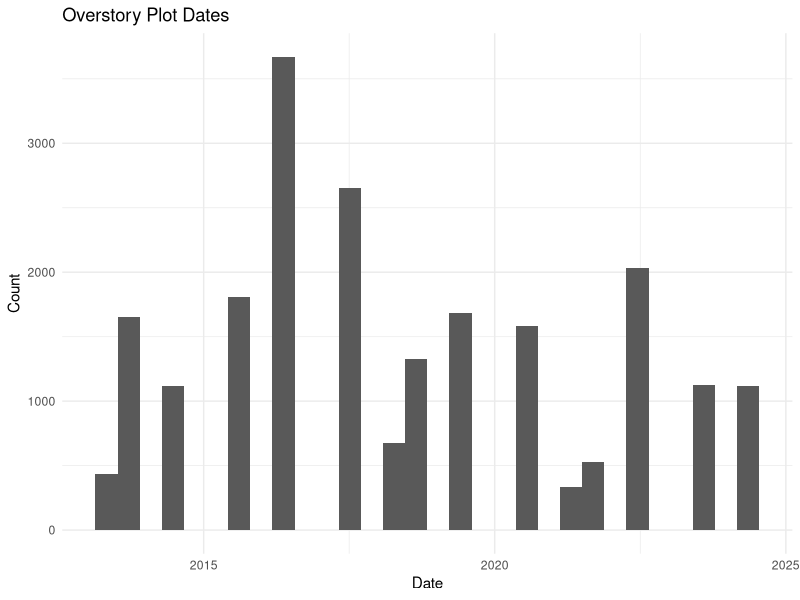
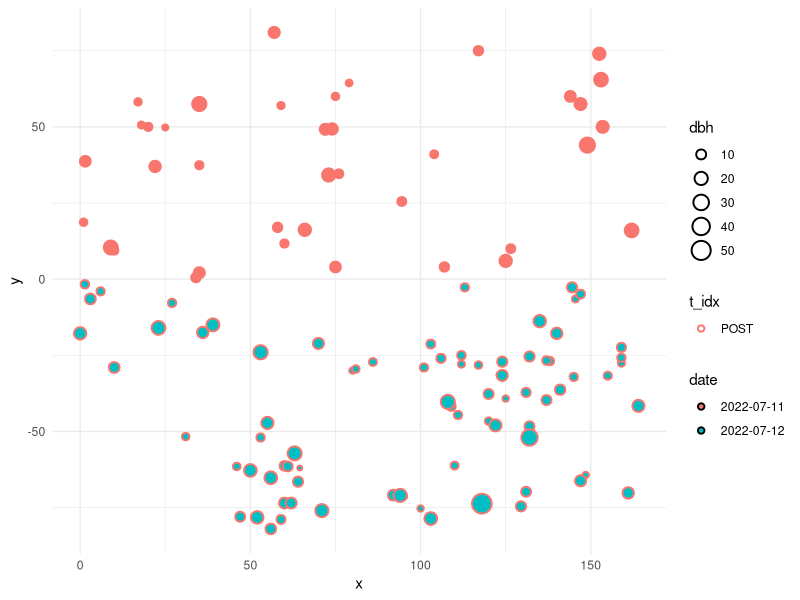
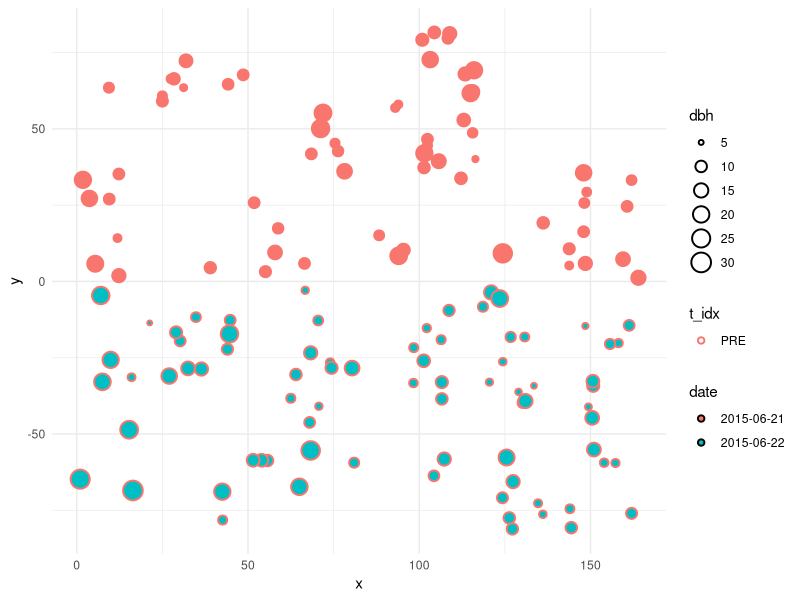
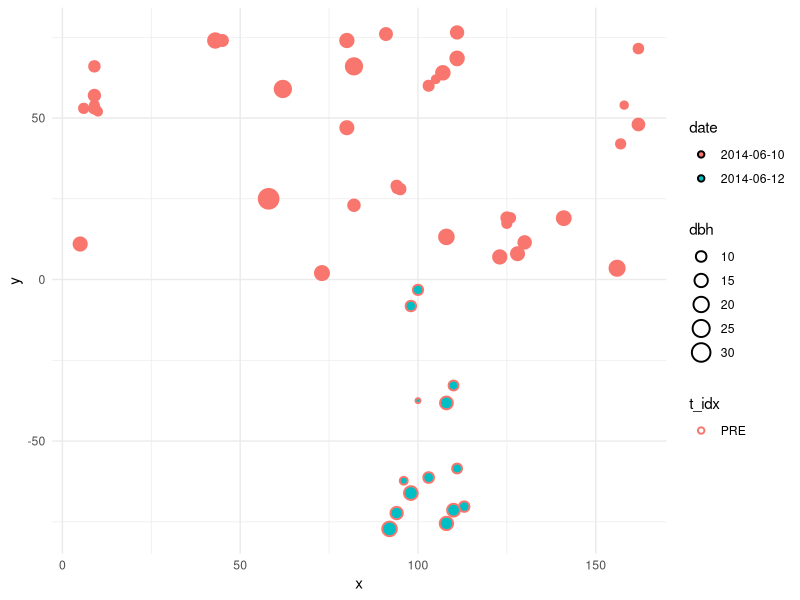
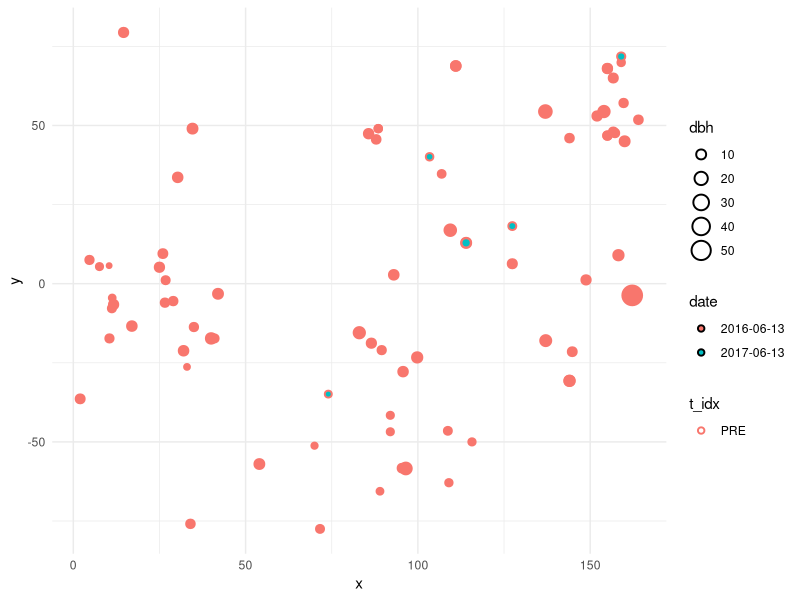
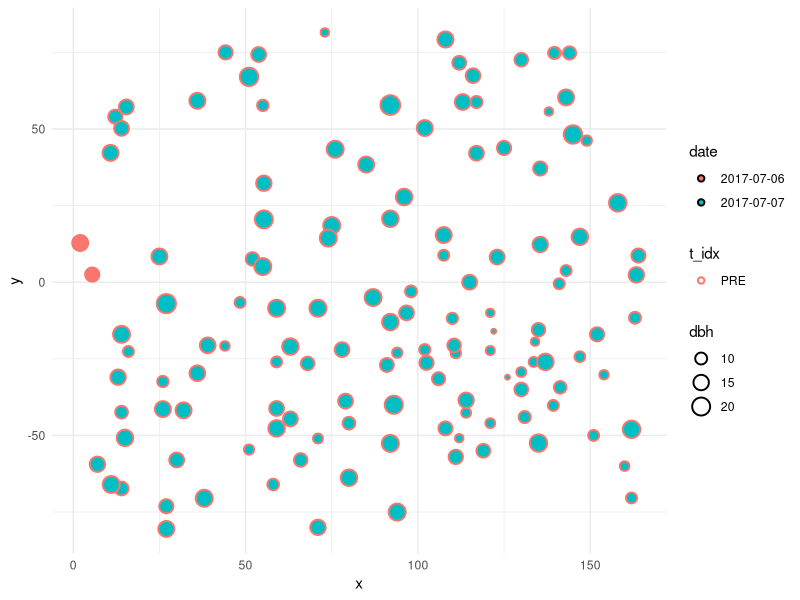
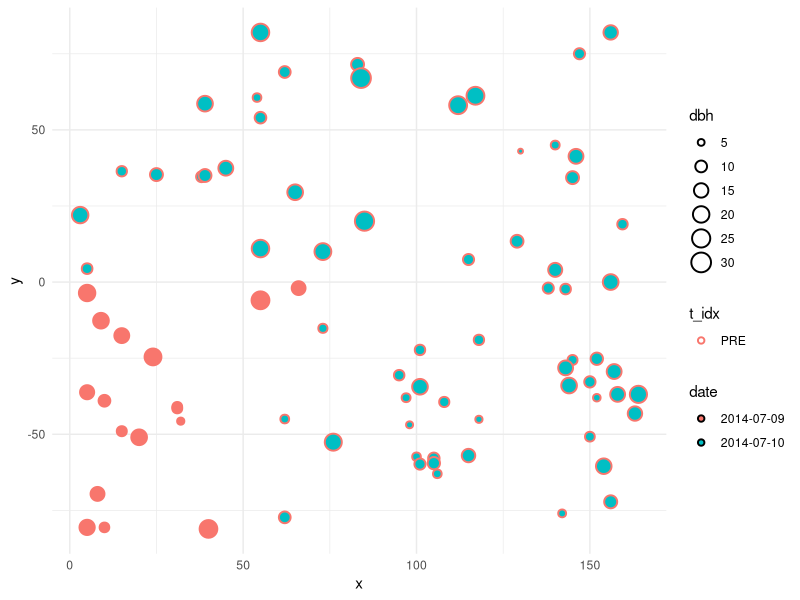
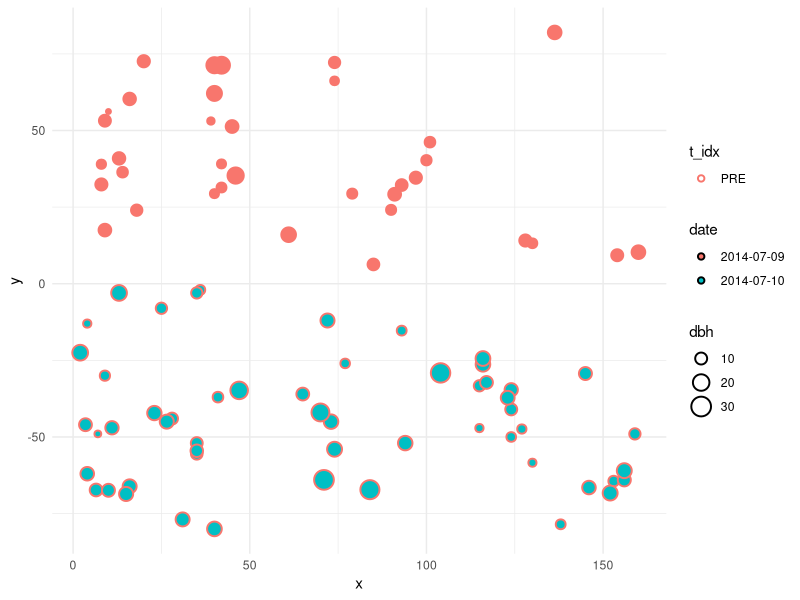

Recreate these plots in R, in order. (Note: this script raises an error after producing the figures.)
# investigate overstory plot data to check for accidental "half-plot" measures

library(tidyverse)
library(magrittr)
library(viridis)
library(crayon)
library(readxl)
d <- read_excel("raw/RA_data_Master_20250224.xlsx", sheet = "Overstory") %>%
  # tidy names
  set_names(c("date", "t_idx", "id", "plot_type", "midline_dist", "s_dist",
              "n_dist", "species", "status", "damage1", "damage2", "dbh",
              "cbh_class", "standing_class", "field_notes", "entry_notes",
              "changed"))

# check dates ####
d %>% filter(is.na(date) | is.null(date)) # no na or null, good
# histogram shows no unusual values
d %>% ggplot(aes(x = date)) +
  geom_histogram() +
  # scale_x_date(date_labels = "%Y-%m-%d") +
  labs(title = "Overstory Plot Dates",
       x = "Date",
       y = "Count") +
  theme_minimal()

# check that all dates are the same for each t_idx and id
foo <- d %>%
  # count number of records in each group
  group_by(t_idx, id, date) %>%
  summarise(count = n(), .groups = "keep") %>%
  arrange(id, count)
print(foo, n = nrow(foo)) # multiple pre- and post- visits for some plots
print(foo %>% arrange(count), n = nrow(foo)) # a few very low tree counts

# low counts may be instances of one plot visit split across multiple days
d %>% filter(t_idx == "PRE", id == "RA2500", date == as.Date("2017-07-06"))
d %>% filter(t_idx == "PRE", id == "RA2500", date == as.Date("2017-07-07"))

# examine carefully to group dates where necessary:
for (i in seq_along(unique(foo$id))) {
  plot <- foo %>% filter(id == unique(d$id)[i])
  cat(blue(paste(i, unique(foo$id)[i]), "\n"))
  print(plot %>% arrange(date), n = nrow(plot))
}
# issues:
date_issues <- c("L23", "RA1210", "RA219", "RA2300", "RA2500",
                 "RA271", "RA410")
for (i in seq_along(date_issues)) {
  plot <- foo %>% filter(id == date_issues[i])
  cat(blue(paste(i, date_issues[i]), "\n"))
  print(plot %>% arrange(date), n = nrow(plot))
}

# prep and plot all tree data by date
treemap <- function(data) {
  data %>%
    # drop unneeded columns
    select(date, id, t_idx, midline_dist, s_dist, n_dist, dbh) %>%
    mutate(# convert n_dist to -s_dist, merge s_dist and n_dist
      y = case_when(!is.na(s_dist) ~ s_dist,
                    is.na(s_dist) ~ -n_dist),
      x = midline_dist,
      # clean up t_idx
      t_idx = case_when(t_idx %in% c("PRE", "PRE?") ~ "PRE",
                        t_idx == "POSTRX" ~ "POST",
                        t_idx == "POST" ~ "POST")) %>%
    ggplot(aes(x = x, y = y, color = t_idx, fill = date, size = dbh)) +
    geom_point(pch = 21, stroke = 1) +
    theme_minimal()
}

# L23
treemap(d %>%
          filter(id == "L23", date > as.Date("2022-07-01")) %>%
          mutate(date = as.character(date)))
# appears to be a single visit, with N half recorded the day before the S half
d %<>% mutate(date_corrected = case_when(
  id == "L23" & date == as.Date("2022-07-11") ~ as.Date("2022-07-12"),
  .default = NA))

# RA1210
treemap(d %>%
          filter(id == "RA1210" & date < as.Date("2016-01-01")) %>%
          mutate(date = as.character(date)))
# same issue as before
d %<>% mutate(date_corrected = case_when(
  id == "RA1210" & date == as.Date("2015-06-21") ~ as.Date("2015-06-22"),
  .default = date_corrected))

# RA219
treemap(d %>%
          filter(id == "RA219" & date < as.Date("2016-01-01")) %>%
          mutate(date = as.character(date)))
# same issue as before
d %<>% mutate(date_corrected = case_when(
  id == "RA219" & date == as.Date("2014-06-10") ~ as.Date("2014-06-12"),
  .default = date_corrected))

# RA2300
treemap(d %>%
          filter(id == "RA2300") %>%
          mutate(date = as.character(date)))
# I'd guess the year is recorded incorrectly for the few "2017" trees.
d %<>% mutate(date_corrected = case_when(
  id == "RA2300" & date == as.Date("2017-06-13") ~ as.Date("2016-06-13"),
  .default = date_corrected))

# RA2500
treemap(d %>%
          filter(id == "RA2500") %>%
          mutate(date = as.character(date)))
# looks like they maybe started a plot but didn't finish it, since 07-06 only
# has 2 trees recorded.
d %<>% mutate(date_corrected = case_when(
  id == "RA2500" & date == as.Date("2017-07-06") ~ as.Date("2017-07-07"),
  .default = date_corrected))

# RA271
treemap(d %>%
          filter(id == "RA271" & date < as.Date("2015-01-01")) %>%
          mutate(date = as.character(date)))
# this also looks like they started a plot but didn't finish it.
d %<>% mutate(date_corrected = case_when(
  id == "RA271" & date == as.Date("2014-07-09") ~ as.Date("2014-07-10"),
  .default = date_corrected))

# RA410
treemap(d %>%
          filter(id == "RA410" & date < as.Date("2015-01-01")) %>%
          mutate(date = as.character(date)))
# another instance of N and S halves done on different days
d %<>% mutate(date_corrected = case_when(
  id == "RA410" & date == as.Date("2014-07-09") ~ as.Date("2014-07-10"),
  .default = date_corrected))

# now, fill in remaining date_corrected values with original values
d %<>% mutate(date_corrected = case_when(
  is.na(date_corrected) ~ date,
  .default = date_corrected))

foo <- d %>%
  # (re)count number of records in each group
  group_by(t_idx, id, date_corrected) %>%
  summarise(count = n(), .groups = "keep") %>%
  arrange(id, count)

# examine carefully to make sure all date errors have been caught:
for (i in seq_along(unique(foo$id))) {
  plot <- foo %>% filter(id == unique(d$id)[i])
  cat(blue(paste(i, unique(foo$id)[i]), "\n"))
  print(plot %>% arrange(date_corrected), n = nrow(plot))
}
# looks good

# check to ensure all pre dates actually precede post dates
d %>%
  filter(t_idx %in% c("PRE", "PRE?")) %>%
  group_by(id) %>%
  summarise(pre_date = max(date_corrected)) %>%
  full_join(d %>%
              filter(t_idx %in% c("POST","POSTRX")) %>%
              group_by(id) %>%
              summarise(post_date = min(date_corrected)),
            by = "id") %>%
  filter(pre_date >= post_date) # no issues

# check t_idx (PRE/POST) ####
unique(d$t_idx) # no missing values, some weird values
d %<>%
  mutate(t_idx = case_when(t_idx == "PRE?" ~ "PRE",
                           .default = t_idx))
# check id ####
# nothing to check?

# check plot_type ####
unique(d$plot_type) # some NA
d %>% filter(is.na(plot_type)) %>% group_by(id, date) %>%
  summarise(count = n()) %>%
  arrange(desc(count))
# not sure how to fix this or whether it matters

# check midline_dist ####
hist(d$midline_dist, breaks = 50) # some issues here
d %>% arrange(desc(midline_dist)) %>% filter(midline_dist > 164)
d %>% arrange(midline_dist)
d %>% filter(is.na(midline_dist))

# by plot visit
d %>% filter(midline_dist < 0 | midline_dist > 160 | is.na(midline_dist)) %>%
  group_by(date, t_idx, id) %>%
  summarise(count = n()) %>%
  arrange(desc(count))

# check s_dist ####
hist(d$s_dist, breaks = 50) # some issues here
d %>% arrange(desc(s_dist)) %>% filter(s_dist > 82)
d %>% arrange(s_dist)

# check n_dist ####
hist(d$n_dist, breaks = 50) # some issues here
d %>% arrange(desc(n_dist)) %>% filter(n_dist > 82)
d %>% arrange(n_dist)

# ONE OF s_dist or n_dist should be NA
d %>% filter(!is.na(s_dist) & !is.na(n_dist)) # should be 0
d %>% filter(is.na(s_dist) & is.na(n_dist)) # should be 0, 19 found

# correct coordinate errors ####
# after discussion with Marin:
d %<>% mutate(
  midline_dist = case_when(
    # exclude plots that have midline_dist just over 164 or NA
    # for one plot that's WAY over 160, assume missing decimal
    midline_dist > 400 ~ midline_dist / 10,
    .default = midline_dist),
    s_dist = case_when(
      # when both s_dist and n_dist are NA, set s_dist to 0
      is.na(s_dist) & is.na(n_dist) ~ 0,
      # assume a few extremely large values are instances of missing decimal
      s_dist > 5000 ~ s_dist / 100,
      s_dist > 100 & s_dist <= 5000 ~ s_dist / 10,
      .default = s_dist),
    n_dist = case_when(
      # assume a few extremely large values are instances of missing decimal
      n_dist > 100 & n_dist <= 5000 ~ n_dist / 10,
      .default = n_dist)
  ) %>%
  # exclude when any coordinate is slightly over the limit
  filter(midline_dist <= 160,
         s_dist <= 82 | is.na(s_dist),
         n_dist <= 82 | is.na(n_dist))

# check species ####
d %>% filter(is.na(species)) # no NA, this is good
table(d$species) # some cleanup needed here

d %<>%
  mutate(species = case_when(
    species == "PIXXX" ~ "PIXX",
    species == "UNKFIR" | species == "UNKFl" | species == "UNKID" ~ "UNK",
    species == "Abla" ~ "ABLA",
    species == "psme" ~ "PSME",
    species == "POTR" ~ "POTR5",
    .default = species
  ))

# check status ####
table(d$status, useNA = "always") # some cleanup needed here
d %<>%
  mutate(status = case_when(
    status == "s" ~ "S",
    status == "." ~ NA_character_,
    .default = status
  ))

# check damage1 ####
table(d$damage1, useNA = "always") # some cleanup needed here
# TODO review this
d %<>%
  mutate(damage1 = case_when(
    damage1 == "." ~ NA_character_,
    .default = damage1
  ))

# check damage2 ####
table(d$damage2, useNA = "always") # some cleanup needed here
d %<>%
  mutate(damage2 = case_when(
    damage2 == "." ~ NA_character_,
    .default = damage2
  ))

# check dbh ####
hist(d$dbh, breaks = 50) # some issues here
d %>% arrange(desc(dbh)) %>% filter(dbh > 50)
d %>% arrange(dbh)
d %>% filter(!is.numeric(dbh))
# I saw a few non-numeric values in the spreadsheet, but those were converted to
# NA on import. See warnings() after readxl() import.
# leaving all this alone, though 121 dbh aspen is pretty much impossible.
# Perhaps wrong unit or missing decimals for some of these?

# check cbh_class ####
table(d$cbh_class, useNA = "always") # some cleanup needed here
d %<>% mutate(
  cbh_class = as.integer(case_when(
    cbh_class == "." ~ NA_integer_,
    cbh_class == "UNK" ~ NA_integer_,
    cbh_class == "7" ~ NA_integer_, # class 7 not defined
    .default = cbh_class
  ))
)

# check standing_class ####
# Not using this anyway
table(d$standing_class, useNA = "always") # some cleanup needed here
d %<>% mutate(
  standing_class = case_when(
    standing_class == "UNK" ~ NA_character_,
    standing_class == "." ~ NA_character_,
    .default = standing_class
  ))

# some general cleanup and prep
d_tidy <- d %>%
  # drop unneeded columns
  select(id, t_idx, date = date_corrected, midline_dist, s_dist, n_dist,
         species, dbh, standing_class) %>%
  mutate(# convert n_dist to -s_dist, merge s_dist and n_dist
    y = case_when(!is.na(s_dist) ~ s_dist,
                  is.na(s_dist) ~ -n_dist),
    x = midline_dist) %>%
  select(-s_dist, -n_dist)

# make new t_idx to distinguish multiple pre- and post-treatment visits
temporal_index <- d_tidy %>%
  group_by(id, t_idx, date) %>%
  summarize(count = n(), .groups = "keep") %>%
  group_by(id, t_idx) %>%
  mutate(t_idxn = paste0(t_idx, "_", row_number())) %>%
  select(-count)

# add t_idxn to the original data
d_tidy %<>%
  left_join(temporal_index, by = c("id", "t_idx", "date")) %>%
  relocate(id, t_idx, t_idxn, date, x, y, species, dbh, standing_class)

d_tidy
# export
write_csv(d_tidy, "overstory_tidy.csv")

# map large trees ####

# TODO add option to switch whether pre or post is the landmark
prep_data <- function(
    plot_data, rank_n = 10, dbh_offset = 2
) {
  # grab the pre- and post-treatment data separately and assign size ranks
  tmd_pre <- plot_data %>%
    filter(t_idx == "PRE") %>%
    mutate(size_rank = row_number())
  tmd_post <- plot_data %>%
    filter(t_idx == "POST") %>%
    mutate(size_rank = row_number())
  # choose (rank_n) largest trees from the pre-treatment data to be landmarks
  landmarks <- tmd_pre %>%
    filter(size_rank <= rank_n)
  # choose post-treatment trees that are within (dbh_offset) of the landmark dbh
  n_rank_dbh <- landmarks %>% pull(dbh) %>% min()
  tmd_post_trimmed <- tmd_post %>%
    filter(dbh >= n_rank_dbh - dbh_offset)
  # combine the pre-treatment landmarks and the post-treatment trees
  stack <- rbind(landmarks, tmd_post_trimmed)
  return(stack)
}

plot_trees <- function(map_data) {
  ggplot(map_data,
         aes(x = x, y = y, color = t_idx, fill = species, size = dbh)) +
    geom_point(pch = 21, stroke = 2) +
    scale_color_manual(values = c("PRE" = "red",
                                  "POST" = alpha("black", 0.4))) +
    scale_fill_viridis(discrete = TRUE, alpha = 0.7) +
    labs(title = paste0("Plot: ", map_data$id[1]),
         y = "north/south distance",
         x = "midline distance") +
    theme_minimal() +
    expand_limits(x = c(-2, 162), y = c(-82, 82))
}

make_map <- function(plot, rank_n = 10, dbh_offset = 3) {
  map_data <- prep_data(plot, rank_n, dbh_offset)
  plot_trees(map_data)
}

id_list <- unique(d_tidy$id)
for (i in seq_along(id_list)) {
  plot <- d_tidy %>% filter(id == id_list[i])
  print(paste(i, id_list[i]))
  p <- make_map(plot, rank_n = 10, dbh_offset = 2)
  print(p)
}
unique(d_tidy$id) %>% length()
